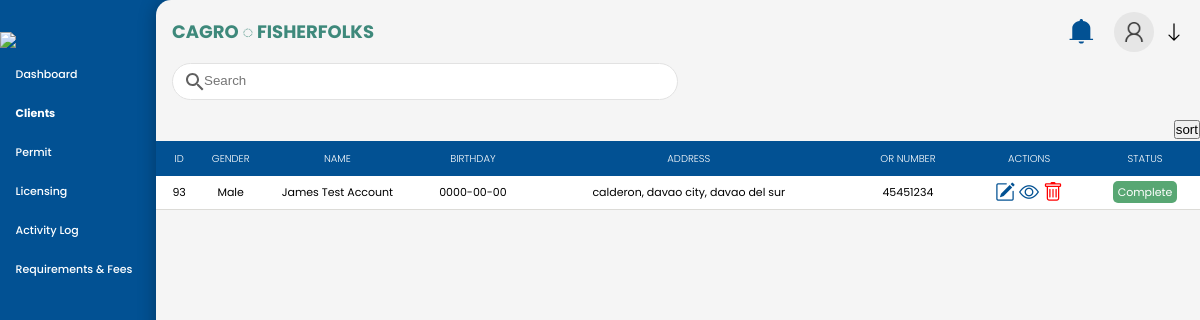
The page /admin/fisherfolks.php (signed in) on the database its author committed.
### tables this page shows
CREATE TABLE `fisherfolks` (
  `ff_id` int(11) NOT NULL,
  `ff_fname` varchar(255) DEFAULT NULL,
  `ff_mname` varchar(255) DEFAULT NULL,
  `ff_lname` varchar(255) DEFAULT NULL,
  `ff_appell` varchar(100) DEFAULT NULL,
  `ff_postall` int(11) DEFAULT NULL,
  `ff_prov` varchar(255) DEFAULT NULL,
  `ff_municipal` varchar(100) DEFAULT NULL,
  `ff_barangay` varchar(100) DEFAULT NULL,
  `ff_street` varchar(100) DEFAULT NULL,
  `ff_age` int(11) DEFAULT NULL,
  `ff_dob` date DEFAULT NULL,
  `ff_residence` varchar(100) DEFAULT NULL,
  `ff_gender` varchar(100) DEFAULT NULL,
  `ff_contact` char(15) NOT NULL,
  `ff_OR` char(10) NOT NULL,
  `ff_orgname` varchar(100) DEFAULT NULL,
  `ff_membersince` int(15) DEFAULT NULL,
  `ff_orgposition` varchar(100) DEFAULT NULL,
  `u_profile` varchar(255) DEFAULT NULL,
  `u_email` varchar(100) DEFAULT NULL,
  `u_pass` varchar(100) DEFAULT NULL,
  `u_role` varchar(100) DEFAULT NULL,
  `u_status` char(10) DEFAULT NULL,
  `approval_type` varchar(50) DEFAULT NULL,
  `issuance_date` timestamp NULL DEFAULT NULL
);

### admin/fisherfolks.php (the view, shortened to what this page needs)
<!DOCTYPE html>
<html lang="en">
<head>
    <link rel="stylesheet" type="text/css" href="../css/dash1.css">
    <link rel="stylesheet" type="text/css" href="../css/animation.css">
    <link rel="stylesheet" type="text/css" href="../css/edit_modal.css">
    <link rel="stylesheet" type="text/css" href="../css/customs.css">
    <link rel="stylesheet" href="../css/bootstrap/icons/font/bootstrap-icons.css">
    <link rel="stylesheet" href="../includes/sweetalert2.min.css">
</head>
<body>
<?php
    include("../conn.php");
    $userEmail = $_SESSION["user"];
    $query = "";
    if ($_SESSION['usertype']== 'CAGRO - Administrator')
        {
        $query = "SELECT u_prof, u_fname AS fname, u_lname AS lname, u_role AS urole, u_email AS uemail
                  FROM users WHERE u_email = ?";
        }
        $stmt = $conn->prepare($query);
        $stmt->bind_param("s", $userEmail);
        $stmt->execute();
        $result = $stmt->get_result();
        if ($result->num_rows > 0) {
            $userData = $result->fetch_assoc();
        } else {
            echo "No user data found.";
            exit();
        }
    $sqlgg = "SELECT ff_id, ff_fname, ff_mname, ff_dob,ff_lname, ff_appell, ff_OR, ff_prov, ff_municipal, ff_contact, ff_postall,ff_barangay, ff_street, ff_gender, ff_OR, u_status, issuance_date, u_email FROM fisherfolks";
    $result = $conn->query($sqlgg);
?>
<div class = "container">
    <div class="menu">
    <table class="menu-container" border="0">
        <tr>
            <td>
                <div style="padding-top:1rem;">
                    <img src="../img/plmslog.jpg" class="selector menu-logo">
                </div>
            </td>
        </tr>
        <tr class="menu-row">
            <td class="menu-btn">
                <a href="index.php" class="non-style-link-menu non-style-link-menu-active">
                    <div><p class="menu-text">Dashboard</p></div>
                </a>
            </td>
        </tr>
        <tr class="menu-row">
            <td class="menu-btn menu-active">
                <div class="dropdown menu-text non-style-link-menu">
                    <p>Clients</p>
                </div>
            </td>
        </tr>
        <tr class="menu-row">
           <td class="menu-btn">
                <div class="dropdown menu-text non-style-link-menu">
                    <p>Permit</p>
                </div>
            </td>
        </tr>
        <tr class="menu-row">
           <td class="menu-btn">
                <a href="licensing.php" class="non-style-link-menu"><div><p class="menu-text">Licensing</p></div></a>
            </td>
        </tr>
        <tr class="menu-row">
            <td class="menu-btn">
                <a href="Activity.php" class="non-style-link-menu"><div><p class="menu-text">Activity Log</p></div></a>
            </td>
        </tr>
        <tr class="menu-row">
            <td class="menu-btn">
                <a href="requirements.php" class="non-style-link-menu"><div><p class="menu-text">Requirements & Fees</p></div></a>
            </td>
        </tr>
    </table>
</div>
            <div class = "dash-body">
                <table border="0" width="100%" style="border-spacing: 0; margin: 0; padding: 0;">
                        <tr>
                            <td>
                                <div class="style-inline" style="display: flex; justify-content: space-between">
                                    <div class="animx">
                                        <p style="color: #3E897B; font-weight: bold;" class="dhead">CAGRO ◌ FISHERFOLKS</p>
                                    </div>
                                    <div class="profile-menu">
                                        <div class="profile-menu-items">
                                            <img src="../img/icons/notif.svg" class="space img-notif selector">
                                        </div>
                                        <div class="profile-menu-items" onclick="toggleDropdown()">
                                            <?php
                                                if (!empty($userData['u_prof']))
                                                {
                                                    echo '<img class="sechead-prof-img selector" src="../uploads/' . htmlspecialchars($userData['u_prof']) . '" alt="Profile Image">';
                                                }
                                                else
                                                {
                                                    echo '<img src="../img/user.png" class="space img-profile selector">';
                                                }
                                            ?>
                                            <img src="../img/icons/arrow-down.svg" style="height:20px;width:20px; margin:auto;" class="space selector">
                                        </div>
                                    </div>
                                </div>
                            </td>
                        </tr>
                        <tr>
                            <td class="style-inline">
                                <input type="search" name="search" id="searchInput" class="input-text header-searchbar" placeholder="Search" onkeyup="searchTable()">
                            </td>
                        </tr>
                        <tr>
                            <td>
                               <center>
                               <div style="margin:auto; float: right" class="space-top">
                                    <button><a>sort</a></button>
                                </div>
                                <div class="abc">
                                    <table width="100%" class="sub-table scrolldown animy" cellspacing="0">
                                    <thead class="headert">
                                        <tr>
                                            <th class="table-headin">
                                                ID
                                            </th>
                                            <th class="table-headin">
                                                GENDER
                                            </th>
                                            <th class="table-headin">
                                                NAME
                                            </th>
                                            <th class="table-headin">
                                                BIRTHDAY
                                            </th>
                                            <th class="table-headin">
                                                ADDRESS
                                            </th>
                                            <th class="table-headin">
                                                OR NUMBER
                                            </th>
                                            <th class="table-headin">
                                               ACTIONS
                                            </th>
                                            <th class="table-headin">
                                                STATUS
                                            </th>
                                        </tr>
                                    </thead>
                                    <tbody class="table-con" id="dataTable">
                                    <?php
                                        if ($result->num_rows > 0) {
                                            while($row = $result->fetch_assoc()) {
                                                $name = $row['ff_fname'] . ' ' . $row['ff_mname'] . ' ' . $row['ff_lname'] . ' ' . $row['ff_appell'];
                                                $location = $row['ff_street'] . ' ' . $row['ff_barangay'] .', '.$row['ff_municipal'].', '. $row['ff_prov'];
                                                $status = $row['u_status'];
                                                echo '<tr>';
                                                echo '<td>' . htmlspecialchars($row['ff_id']) . '</td>';
                                                echo '<td class="gentd">' . htmlspecialchars($row['ff_gender']) . '</td>';
                                                echo '<td class="nametd">' . htmlspecialchars($name) . '</td>';
                                                echo '<td>' . htmlspecialchars($row['ff_dob']) . '</td>';
                                                echo '<td>' . htmlspecialchars($location) . '</td>';
                                                echo '<td>' . htmlspecialchars($row['ff_OR']) . '</td>';
                                                echo '<td>
                                                    <div style="display:flex; justify-content: center;">
                                                        <i class="bi bi-pencil-square edit-icon icon-size icon-edit"
                                                            data-id="' . htmlspecialchars($row['ff_id']) . '"
                                                            data-id-type="ff_id"
                                                            data-gender="' . htmlspecialchars($row['ff_gender']) . '"
                                                            data-fname="' . htmlspecialchars($row['ff_fname']) . '"
                                                            data-mname="' . htmlspecialchars($row['ff_mname']) . '"
                                                            data-lname="' . htmlspecialchars($row['ff_lname']) . '"
                                                            data-dob="' . htmlspecialchars($row['ff_dob']) . '"
                                                            data-contact="' . htmlspecialchars($row['ff_contact']) . '"
                                                            data-postal="' . htmlspecialchars($row['ff_postall']) . '"
                                                            data-province="' . htmlspecialchars($row['ff_prov']) . '"
                                                            data-municipal="' . htmlspecialchars($row['ff_municipal']) . '"
                                                            data-barangay="' . htmlspecialchars($row['ff_barangay']) . '"
                                                            data-street="' . htmlspecialchars($row['ff_street']) . '"
                                                            data-or="' . htmlspecialchars($row['ff_OR']) . '"
                                                            data-email="' . htmlspecialchars($row['u_email']) . '"
                                                            data-status="' . htmlspecialchars($row['u_status']) . '"
                                                            style="cursor: pointer;"></i>
                                                        <i class="bi bi-eye view-icon icon-size icon-view"
                                                            data-id="' . htmlspecialchars($row['ff_id']) . '"
                                                            data-id-type="ff_id"
                                                            data-gender="' . htmlspecialchars($row['ff_gender']) . '"
                                                            data-fname="' . htmlspecialchars($row['ff_fname']) . '"
                                                            data-mname="' . htmlspecialchars($row['ff_mname']) . '"
                                                            data-lname="' . htmlspecialchars($row['ff_lname']) . '"
                                                            data-dob="' . htmlspecialchars($row['ff_dob']) . '"
                                                            data-contact="' . htmlspecialchars($row['ff_contact']) . '"
                                                            data-postal="' . htmlspecialchars($row['ff_postall']) . '"
                                                            data-province="' . htmlspecialchars($row['ff_prov']) . '"
                                                            data-municipal="' . htmlspecialchars($row['ff_municipal']) . '"
                                                            data-barangay="' . htmlspecialchars($row['ff_barangay']) . '"
                                                            data-street="' . htmlspecialchars($row['ff_street']) . '"
                                                            data-or="' . htmlspecialchars($row['ff_OR']) . '"
                                                            data-status="' . htmlspecialchars($row['u_status']) . '"
                                                            data-view-only="true"
                                                            style="cursor: pointer;"></i>
                                                        <i class="bi bi-trash delete-icon icon-size icon-delete"
                                                        style="cursor: pointer;"
                                                        onclick="confirmDelete(' . htmlspecialchars($row['ff_id']) . ', \'fisherfolk\')"></i>
                                                    </div>
                                                </td>';
                                                echo '<td>';
                                                if ($status >= 1 && $status <= 3) {
                                                    echo '<span class="stats-pending">Pending</span>';
                                                } elseif ($status == 4) {
                                                    echo '<span class="stats-complete">Complete</span>';
                                                }
                                                elseif ($status == 5) {
                                                    echo '<span class="stats-expiry">Expiry Notice</span>';
                                                }
                                                echo '</td>';
                                                echo '</tr>';
                                            }
                                        } else {
                                            echo '<tr><td colspan="9">No results found</td></tr>';
                                        }
                                        ?>
                                    </tbody>
                                    </table>
                                </div>
                               </center>
                            </td>
                        </tr>
                </table>
        </div>
    </div>
</body>
</html>

### rows shown on the page
fisherfolks: ff_id "93", ff_gender "Male", name "James Test Account", ff_dob "0000-00-00", location "calderon, davao city, davao del sur", ff_OR "45451234", u_status "Complete"
